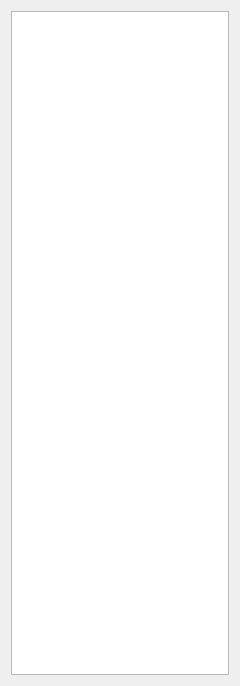
<?xml version="1.0" encoding="UTF-8"?>
<ui version="4.0">
 <class>Form</class>
 <widget class="QWidget" name="Form">
  <property name="geometry">
   <rect>
    <x>0</x>
    <y>0</y>
    <width>240</width>
    <height>686</height>
   </rect>
  </property>
  <property name="maximumSize">
   <size>
    <width>240</width>
    <height>16777215</height>
   </size>
  </property>
  <property name="windowTitle">
   <string>Form</string>
  </property>
  <layout class="QHBoxLayout" name="horizontalLayout">
   <item>
    <widget class="QTableWidget" name="table_widget">
     <property name="maximumSize">
      <size>
       <width>16777215</width>
       <height>16777215</height>
      </size>
     </property>
     <property name="sortingEnabled">
      <bool>false</bool>
     </property>
     <property name="wordWrap">
      <bool>true</bool>
     </property>
     <property name="cornerButtonEnabled">
      <bool>true</bool>
     </property>
     <attribute name="horizontalHeaderVisible">
      <bool>true</bool>
     </attribute>
     <attribute name="horizontalHeaderCascadingSectionResizes">
      <bool>false</bool>
     </attribute>
     <attribute name="horizontalHeaderHighlightSections">
      <bool>false</bool>
     </attribute>
     <attribute name="horizontalHeaderShowSortIndicator" stdset="0">
      <bool>false</bool>
     </attribute>
     <attribute name="horizontalHeaderStretchLastSection">
      <bool>true</bool>
     </attribute>
     <attribute name="verticalHeaderCascadingSectionResizes">
      <bool>false</bool>
     </attribute>
     <attribute name="verticalHeaderShowSortIndicator" stdset="0">
      <bool>false</bool>
     </attribute>
     <attribute name="verticalHeaderStretchLastSection">
      <bool>false</bool>
     </attribute>
    </widget>
   </item>
  </layout>
 </widget>
 <resources/>
 <connections/>
</ui>
